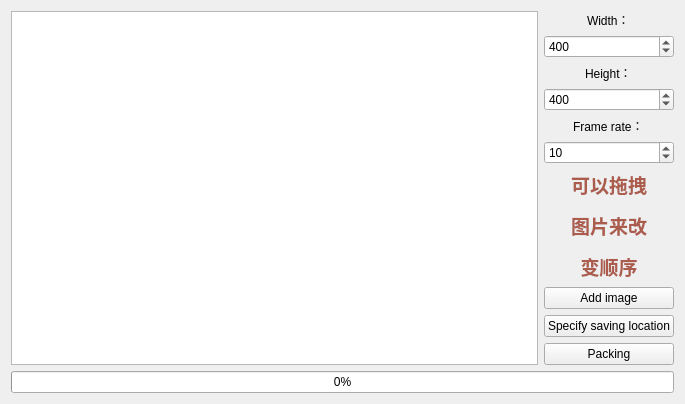
<?xml version="1.0" encoding="UTF-8"?>
<ui version="4.0">
 <class>XYPackImage</class>
 <widget class="QWidget" name="XYPackImage">
  <property name="geometry">
   <rect>
    <x>0</x>
    <y>0</y>
    <width>685</width>
    <height>402</height>
   </rect>
  </property>
  <property name="windowTitle">
   <string>GIF Packing</string>
  </property>
  <layout class="QVBoxLayout" name="verticalLayout_2">
   <item>
    <layout class="QHBoxLayout" name="horizontalLayout_2">
     <item>
      <widget class="QListWidget" name="listWidget">
       <property name="tabKeyNavigation">
        <bool>false</bool>
       </property>
       <property name="showDropIndicator" stdset="0">
        <bool>false</bool>
       </property>
       <property name="dragEnabled">
        <bool>true</bool>
       </property>
       <property name="dragDropOverwriteMode">
        <bool>false</bool>
       </property>
       <property name="dragDropMode">
        <enum>QAbstractItemView::DragDrop</enum>
       </property>
       <property name="defaultDropAction">
        <enum>Qt::MoveAction</enum>
       </property>
       <property name="alternatingRowColors">
        <bool>false</bool>
       </property>
       <property name="iconSize">
        <size>
         <width>200</width>
         <height>200</height>
        </size>
       </property>
       <property name="viewMode">
        <enum>QListView::ListMode</enum>
       </property>
       <property name="batchSize">
        <number>100</number>
       </property>
      </widget>
     </item>
     <item>
      <layout class="QVBoxLayout" name="verticalLayout">
       <item alignment="Qt::AlignHCenter">
        <widget class="QLabel" name="label_2">
         <property name="text">
          <string>Width：</string>
         </property>
        </widget>
       </item>
       <item>
        <widget class="QSpinBox" name="width">
         <property name="minimum">
          <number>1</number>
         </property>
         <property name="maximum">
          <number>9999</number>
         </property>
         <property name="value">
          <number>400</number>
         </property>
        </widget>
       </item>
       <item alignment="Qt::AlignHCenter">
        <widget class="QLabel" name="label_3">
         <property name="text">
          <string>Height：</string>
         </property>
        </widget>
       </item>
       <item>
        <widget class="QSpinBox" name="height">
         <property name="minimum">
          <number>1</number>
         </property>
         <property name="maximum">
          <number>9999</number>
         </property>
         <property name="value">
          <number>400</number>
         </property>
        </widget>
       </item>
       <item alignment="Qt::AlignHCenter">
        <widget class="QLabel" name="label">
         <property name="text">
          <string>Frame rate：</string>
         </property>
        </widget>
       </item>
       <item>
        <widget class="QSpinBox" name="delay">
         <property name="minimumSize">
          <size>
           <width>50</width>
           <height>0</height>
          </size>
         </property>
         <property name="suffix">
          <string/>
         </property>
         <property name="minimum">
          <number>1</number>
         </property>
         <property name="maximum">
          <number>100</number>
         </property>
         <property name="value">
          <number>10</number>
         </property>
        </widget>
       </item>
       <item>
        <spacer name="verticalSpacer_2">
         <property name="orientation">
          <enum>Qt::Vertical</enum>
         </property>
         <property name="sizeHint" stdset="0">
          <size>
           <width>20</width>
           <height>40</height>
          </size>
         </property>
        </spacer>
       </item>
       <item alignment="Qt::AlignHCenter">
        <widget class="QLabel" name="label_4">
         <property name="text">
          <string>&lt;html&gt;&lt;head/&gt;&lt;body&gt;&lt;p align=&quot;center&quot;&gt;&lt;span style=&quot; font-size:14pt; font-weight:600; color:#ab5c4c;&quot;&gt;可以拖拽&lt;/span&gt;&lt;/p&gt;&lt;p align=&quot;center&quot;&gt;&lt;span style=&quot; font-size:14pt; font-weight:600; color:#ab5c4c;&quot;&gt;图片来改&lt;/span&gt;&lt;/p&gt;&lt;p align=&quot;center&quot;&gt;&lt;span style=&quot; font-size:14pt; font-weight:600; color:#ab5c4c;&quot;&gt;变顺序&lt;/span&gt;&lt;/p&gt;&lt;/body&gt;&lt;/html&gt;</string>
         </property>
         <property name="textFormat">
          <enum>Qt::RichText</enum>
         </property>
         <property name="margin">
          <number>0</number>
         </property>
        </widget>
       </item>
       <item>
        <spacer name="verticalSpacer">
         <property name="orientation">
          <enum>Qt::Vertical</enum>
         </property>
         <property name="sizeHint" stdset="0">
          <size>
           <width>20</width>
           <height>40</height>
          </size>
         </property>
        </spacer>
       </item>
       <item>
        <widget class="QPushButton" name="pushButton_2">
         <property name="text">
          <string>Add image</string>
         </property>
        </widget>
       </item>
       <item>
        <widget class="QPushButton" name="pushButton_3">
         <property name="text">
          <string>Specify saving location</string>
         </property>
        </widget>
       </item>
       <item>
        <widget class="QPushButton" name="pushButton">
         <property name="text">
          <string>Packing</string>
         </property>
        </widget>
       </item>
      </layout>
     </item>
    </layout>
   </item>
   <item>
    <layout class="QHBoxLayout" name="horizontalLayout">
     <item>
      <widget class="QProgressBar" name="progressBar">
       <property name="value">
        <number>0</number>
       </property>
      </widget>
     </item>
    </layout>
   </item>
  </layout>
 </widget>
 <resources/>
 <connections/>
</ui>
